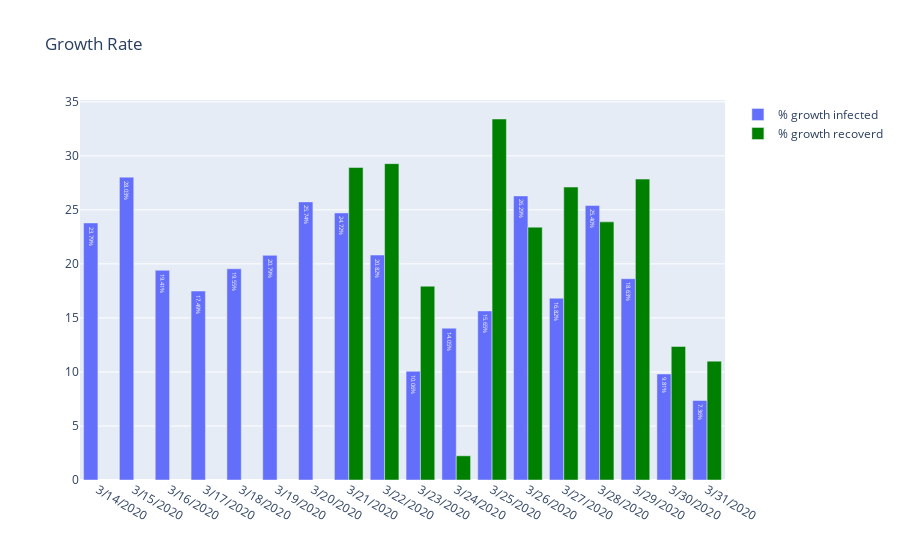

Write notebook code for a chart like this one.
### Code cell
df_growth_belgium_severe = df_growth_belgium[['date', 'daily_infected', 'infected', 'daily_deceased', 'deceased', 'icu', 'capacity_icu', 'hospitalized', 'released']][13:]
fig_bar_growth = go.Figure()
fig.update_yaxes(range=[0, 100])
fig_bar_growth.layout={'title': 'Growth Rate'}
fig_bar_growth.add_trace(go.Bar(x=df_growth_belgium_severe['date'], y=df_growth_belgium_severe['infected'], name='% growth infected', text=df_growth_belgium_severe['infected'], textposition='auto'))
fig_bar_growth.add_trace(go.Bar(x=df_growth_belgium_severe['date'], y=df_growth_belgium_severe['released'], name='% growth recoverd', marker={'color':'green'}))

### Figure 1 — Plotly figure (JSON) as saved in the notebook; plotly's stock layout.template omitted (floating-point values rounded to 4 significant figures)
{"data": [{"name": "% growth infected", "text": ["23.79%", "28.03%", "19.41%", "17.49%", "19.55%", "20.79%", "25.74%", "24.72%", "20.82%", "10.06%", "14.05%", "15.65%", "26.29%", "16.82%", "25.40%", "18.63%", "9.81%", "7.36%"], "textposition": "auto", "type": "bar", "x": ["3/14/2020", "3/15/2020", "3/16/2020", "3/17/2020", "3/18/2020", "3/19/2020", "3/20/2020", "3/21/2020", "3/22/2020", "3/23/2020", "3/24/2020", "3/25/2020", "3/26/2020", "3/27/2020", "3/28/2020", "3/29/2020", "3/30/2020", "3/31/2020"], "y": ["23.79%", "28.03%", "19.41%", "17.49%", "19.55%", "20.79%", "25.74%", "24.72%", "20.82%", "10.06%", "14.05%", "15.65%", "26.29%", "16.82%", "25.40%", "18.63%", "9.81%", "7.36%"]}, {"marker": {"color": "green"}, "name": "% growth recoverd", "type": "bar", "x": ["3/14/2020", "3/15/2020", "3/16/2020", "3/17/2020", "3/18/2020", "3/19/2020", "3/20/2020", "3/21/2020", "3/22/2020", "3/23/2020", "3/24/2020", "3/25/2020", "3/26/2020", "3/27/2020", "3/28/2020", "3/29/2020", "3/30/2020", "3/31/2020"], "y": [null, null, null, null, null, null, null, "28.92%", "29.28%", "17.94%", "2.24%", "33.41%", "23.40%", "27.11%", "23.89%", "27.85%", "12.36%", "11.00%"]}], "layout": {"title": {"text": "Growth Rate"}}}
